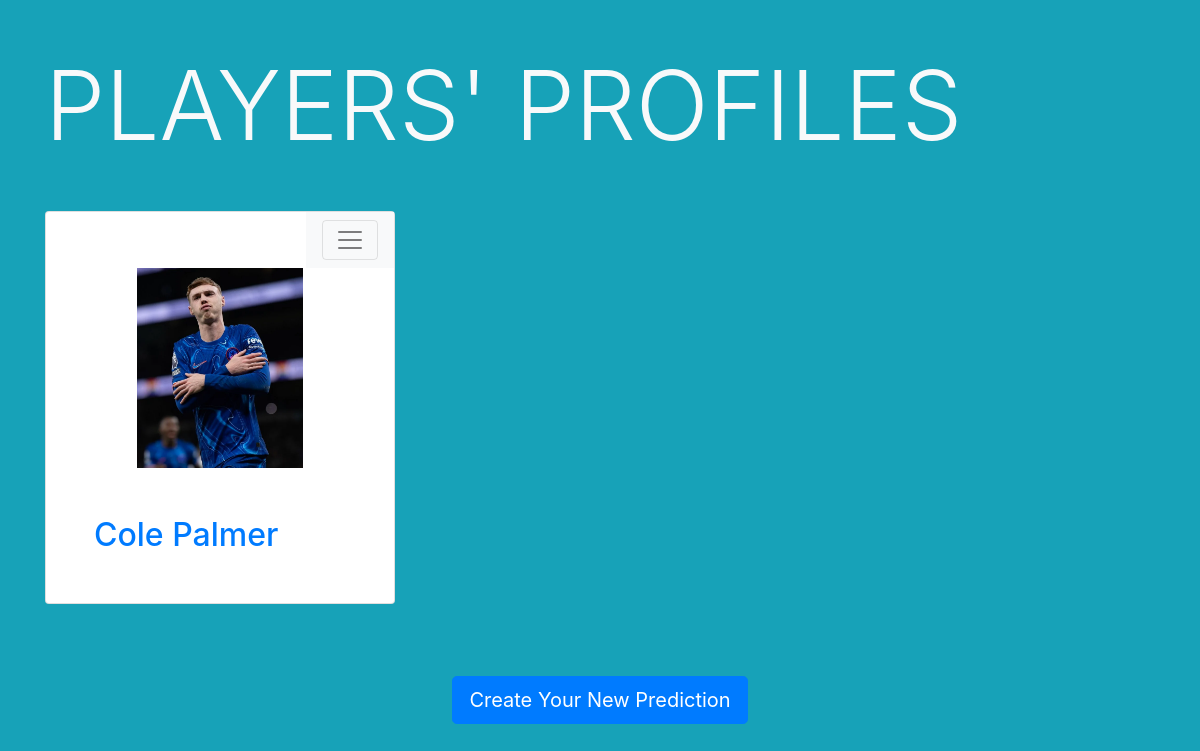
Page /display on the earlier database version.
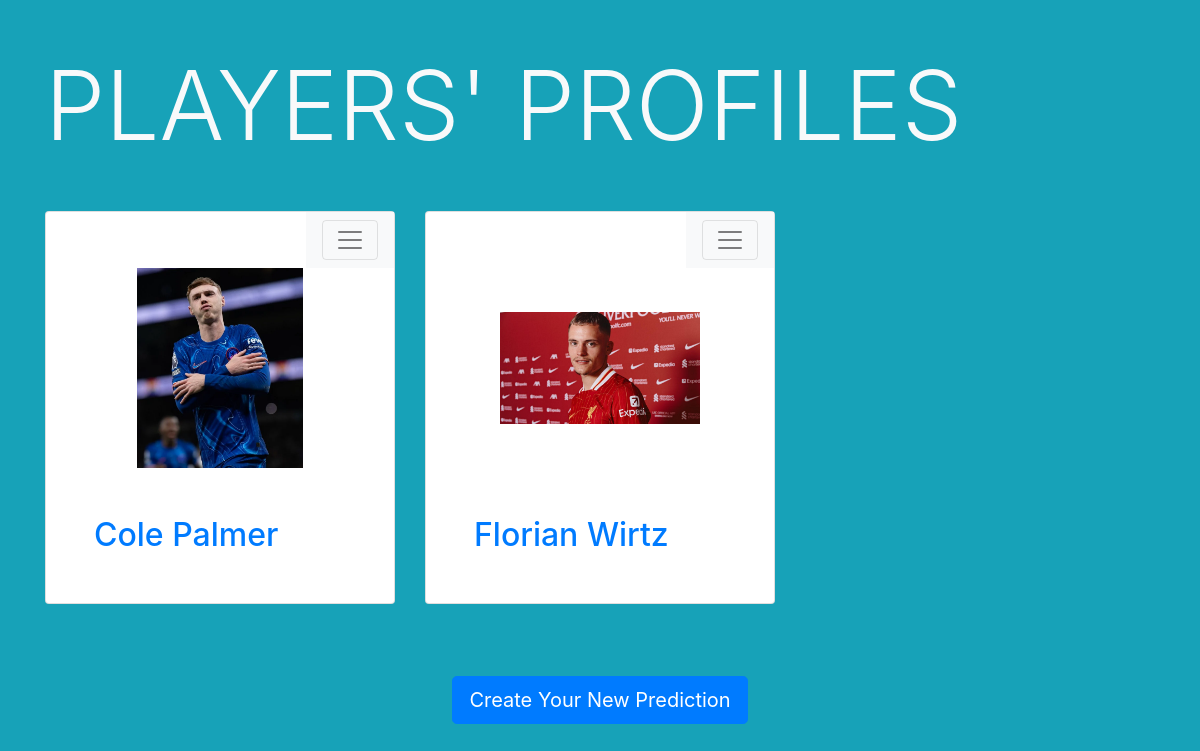
Same page on the later database version.
### tables this page shows
CREATE TABLE players (
                id INTEGER PRIMARY KEY AUTOINCREMENT,
                name TEXT,
                position TEXT,
                age INTEGER,
                country_from TEXT,
                league_from TEXT,
                club_from TEXT,
                country_to TEXT,
                league_to TEXT,
                club_to TEXT,
                photo_url TEXT,
                market_value REAL
            );

### Back-end/app.py (the view)
@app.route("/display", methods=["GET"])
def display():
    db = sqlite3.connect(DB_PATH)
    cursor = db.cursor()
    cursor.execute("SELECT * FROM players")
    players = cursor.fetchall()
    cursor.close()
    db.close()
    return render_template("display.html", players=players)

### Front-end/templates/display.html (shortened to what this page needs)
<!doctype html>
<html lang="en">
  <head>
    <link rel="stylesheet" href="https://cdn.jsdelivr.net/npm/bootstrap@4.4.1/dist/css/bootstrap.min.css">
    <link rel="stylesheet" href="{{ url_for('static', filename='css/player.css')}}">
  </head>
  <body class="bg-info">
    <div class="container justify-content-center">
        <header>
            <div class="mt-5 mb-5">
                <h1 class="display-1 text-light">PLAYERS' PROFILES</h1>
            </div>
        </header>
        <main>
            <div>
                <div class="row">
                    {%for player in players%}
                    <div class="col-md-4 mb-4">
                        <div class="card">
                            <div class="d-flex justify-content-end">
                                <nav class="navbar navbar-light bg-light">
                                    <button class="navbar-toggler" type="button" data-toggle="collapse" data-target="#navbarToggleExternalContent{{ loop.index}}" aria-controls="navbarToggleExternalContent" aria-expanded="false" aria-label="Toggle navigation">
                                        <span class="navbar-toggler-icon"></span>
                                    </button>
                                </nav>
                            </div>
                            <a href="/player/{{ player[0] }}">
                                <div class="d-flex justify-content-center">
                                    <img src="{{ player[10]}}" class="img-fluid" style="width: 200px; height: 200px; object-fit: contain;">
                                </div>
                                <div class="m-5">
                                    <h2 class="text-primary">{{ player[1]}}</h2>
                                </div>
                            </a>
                        </div>
                    </div>
                    {% endfor %}
                </div>
                <div class="text-center m-5">
                    <a href="/profile" class="btn btn-primary btn-lg" role="button" aria-disabled="true">Create Your New Prediction</a>
                </div>
            </div>
        </main>
    </div>
  </body>
</html>

Differences in the rows shown:
added players: photo_url (picture), name "Florian Wirtz"
